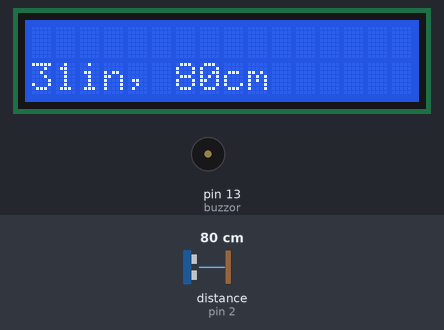
A sketch run on a simulated Arduino Uno, built with avr-gcc and run on an emulated ATmega328P. Shown: 16×2 character LCD, buzzer (waves = sounding, pin HIGH). Wiring (inferred from the names in the program): ultrasonic range finder: trigger pin 3; echo pin 2. Inputs (shaded band) come from the test bench; at power-on: distance to the obstacle (sensor on pin 2) 80 cm. The echo pulse lasts 58.3 µs per cm; pins used as bus, display or sensor lines are not drawn; what the sketch prints to the serial monitor is not drawn.

Above: at 1.2 s.
1.3 s: distance to the obstacle (sensor on pin 2) set to 8 cm
At 3.1 s:
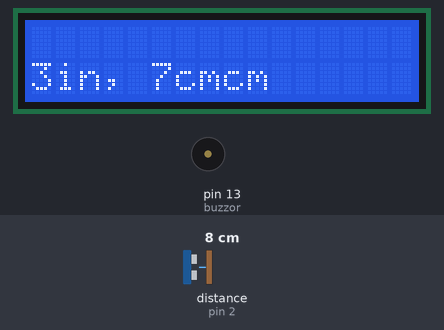
3.5 s: distance to the obstacle (sensor on pin 2) set to 5 cm
At 4.8 s:
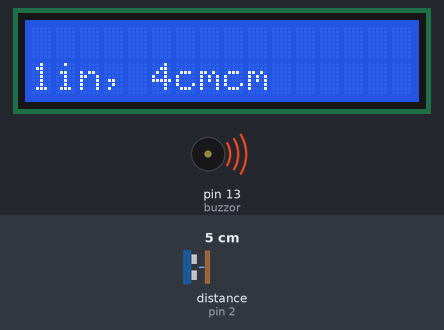
5.5 s: distance to the obstacle (sensor on pin 2) set to 18 cm
At 9.1 s:
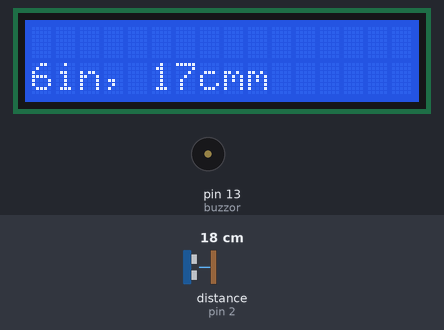
9.5 s: distance to the obstacle (sensor on pin 2) set to 2 cm
At 10.9 s:
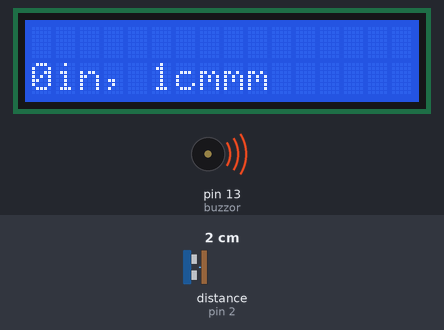
11.5 s: distance to the obstacle (sensor on pin 2) set to 9 cm
At 15.2 s:
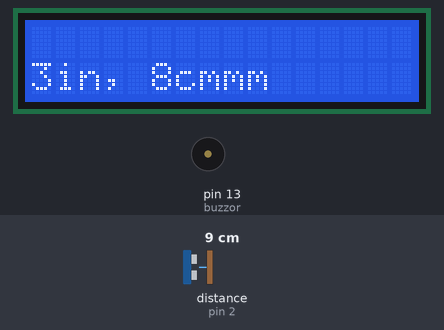
Timing chart, 0 to 16.5 s (numbered marks = the images above; inputs shaded):
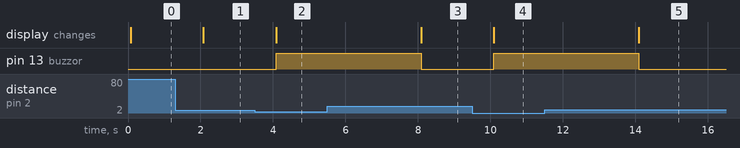

Measured:
- the behaviour switches between 7 and 6 cm on distance to the obstacle (sensor on pin 2) (found by bisection; images 1 and 2)
- after the input at 1.3 s, the display: changes after 0.78 s (image 1)
- after the input at 3.5 s, pin 13 (buzzor): LOW → HIGH after 0.58 s; the display: changes after 0.58 s (image 2)
- after the input at 5.5 s, pin 13 (buzzor): HIGH → LOW after 2.6 s; the display: changes after 2.6 s (image 3)
- after the input at 9.5 s, pin 13 (buzzor): LOW → HIGH after 0.59 s; the display: changes after 0.59 s (image 4)
- after the input at 11.5 s, pin 13 (buzzor): HIGH → LOW after 2.6 s; the display: changes after 2.6 s (image 5)

The sketch:

reverse_parking.ino
```cpp
#include <LiquidCrystal.h>

const int trigPin = 3;

const int echoPin = 2;
int buzzor=13;

LiquidCrystal lcd(8, 9, 4, 5, 6, 7); // select the pins used on the LCD panel

void setup() {

lcd.begin(16, 2); // start the library

lcd.setCursor(0,0); // set the LCD cursor position
Serial.begin(9600);

pinMode(buzzor,OUTPUT);
}

void loop()

{

// establish variables for duration of the ping,

// and the distance result in inches and centimeters:

long duration, inches, cm;

lcd.setCursor(0,1); // move cursor to second line "1" and 0 spaces over

// The sensor is triggered by a HIG
pinMode(trigPin, OUTPUT);

digitalWrite(trigPin, LOW);

delayMicroseconds(2);

digitalWrite(trigPin, HIGH);

delayMicroseconds(10);

digitalWrite(trigPin, LOW);

// Read the signal from the sensor: a HIGH pulse whose

// duration is the time (in microseconds) from the sending

// of the ping to the reception of its echo off of an object.

pinMode(echoPin, INPUT);

duration = pulseIn(echoPin, HIGH);

// convert the time into a distance

inches = microsecondsToInches(duration);

cm = microsecondsToCentimeters(duration);

lcd.print(inches);

lcd.print("in, ");

Serial.print(inches);
Serial.println("in");

lcd.print(cm);

lcd.print("cm");

if(cm<6)
{
digitalWrite(buzzor,HIGH);
delay(3000);
}
else
{
digitalWrite(buzzor,LOW);
}

Serial.print(cm);
Serial.println("cm");

delay(1000);

}

long microsecondsToInches(long microseconds)

{

return microseconds / 74 / 2;

}

long microsecondsToCentimeters(long microseconds)

{ return microseconds / 29 / 2;}
```
